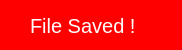
<?xml version="1.0" encoding="UTF-8"?>
<ui version="4.0">
 <class>savedbtn</class>
 <widget class="QDialog" name="savedbtn">
  <property name="geometry">
   <rect>
    <x>0</x>
    <y>0</y>
    <width>182</width>
    <height>50</height>
   </rect>
  </property>
  <property name="maximumSize">
   <size>
    <width>288</width>
    <height>50</height>
   </size>
  </property>
  <property name="windowTitle">
   <string>Dialog</string>
  </property>
  <property name="styleSheet">
   <string notr="true">background-color: rgb(255, 0, 0);
color: rgb(255, 255, 255);
font-size:20px;</string>
  </property>
  <widget class="QLabel" name="label">
   <property name="geometry">
    <rect>
     <x>30</x>
     <y>10</y>
     <width>151</width>
     <height>31</height>
    </rect>
   </property>
   <property name="maximumSize">
    <size>
     <width>151</width>
     <height>31</height>
    </size>
   </property>
   <property name="text">
    <string>File Saved !</string>
   </property>
  </widget>
 </widget>
 <resources/>
 <connections/>
</ui>
